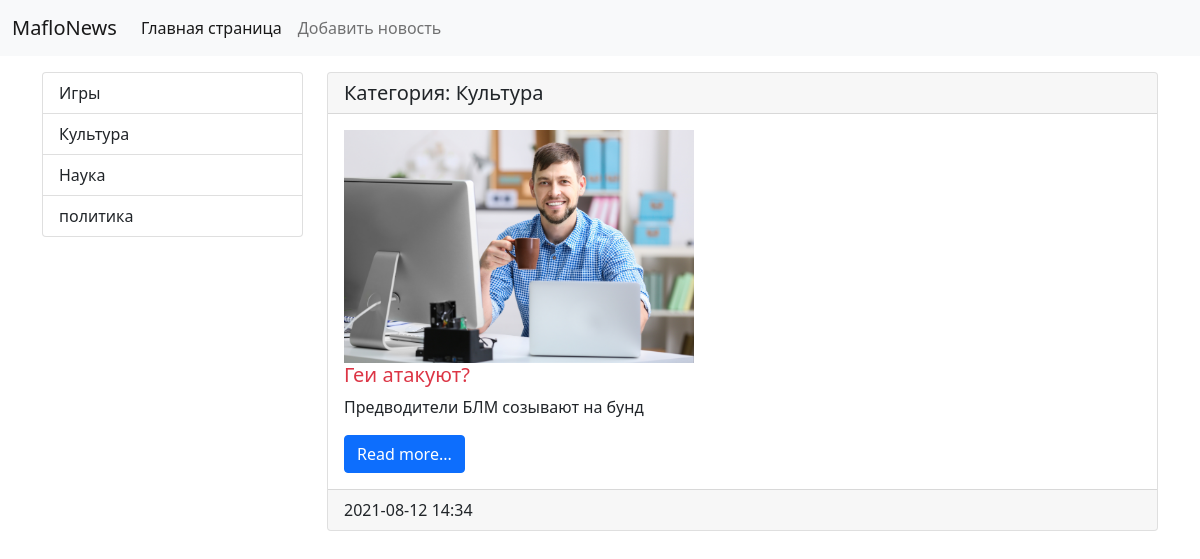
Page /category/1/ on the committed database.
### news/models.py (models this page shows, shortened)
class Categories(models.Model):
    title = models.CharField(max_length=150, db_index=True, verbose_name='Наименование')
    def __str__(self):
        return self.title
    class Meta:
        verbose_name = 'Категория'
        verbose_name_plural = 'Категории'
        ordering = ['title']

class News(models.Model):
    title = models.CharField(max_length=150, verbose_name='Наименование')
    content = models.TextField(blank=True, verbose_name='Содеражние')
    created_at = models.DateTimeField(auto_now_add=True, verbose_name='Дата создания')
    updated_at = models.DateTimeField(auto_now=True, verbose_name='Дата изменения')
    photo = models.ImageField(upload_to='photos/%Y/%m/%d/', blank=True, verbose_name='Фото')
    is_published = models.BooleanField(default=True, verbose_name='Статус публикации')
    category = models.ForeignKey('Categories', on_delete=models.PROTECT, null=True, verbose_name='Категория')
    class Meta:
        verbose_name = 'Новость'
        verbose_name_plural = 'Новости'
        ordering = ['-created_at']

### news/views.py (the view)
# urls.py: path('category/<int:category_id>/', get_category, name='category'),
def get_category(request, category_id):
    news = News.objects.filter(category_id=category_id)
    category = Categories.objects.get(pk=category_id)
    return render(request, 'news/category.html', {'news': news, 'category': category})

### news/templatetags/news_tags.py (called while the page is built)
@register.simple_tag(name='get_list_categories')
def get_categories():
    return Categories.objects.all()

### news/templates/news/category.html (shortened to what this page needs)
{% extends 'base.html' %}
{%  block sidebar %}
{% include 'inc/_sidebar.html' %}
{% endblock %}
{% block content %}
{% for item in news %}
<div class="card mb-3">
      <h5 class="card-header">
        Категория: {{ item.category }}
      </h5>
      <div class="card-body">
        <div class="media">
          {% if item.photo %}
            <img src="{{ item.photo.url }}" alt="" width="350" class="mr-3">
          {% endif %}
          <div class="media-body">
            <h5 class="card-title {%  cycle 'text-danger' 'text-success' %}">{{ item.title }}</h5>
            <p class="card-text">{{ item.content }}</p>
            <a href="#" class="btn btn-primary">Read more...</a>
          </div>
        </div>
      </div>
      <div class="card-footer"> {{ item.created_at|date:"Y-m-d H:i"}}</div>
</div>
{% endfor %}
{% endblock %}

### templates/inc/_sidebar.html
{% load news_tags %}
<div class="list-group">
        {% get_list_categories as categories %}
        {% for item in categories %}
        <a href="{% url 'category' item.pk %}" class="list-group-item list-group-item-action" aria-current="true">{{ item.title }}</a>
        {% endfor %}
</div>

### rows in the picture
Categories: title "Игры"
Categories: title "Культура"
Categories: title "Наука"
Categories: title "политика"
News: category "Культура", photo (picture), title "Геи атакуют?", content "Предводители БЛМ созывают на бунд", created_at "2021-08-12 14:34"
